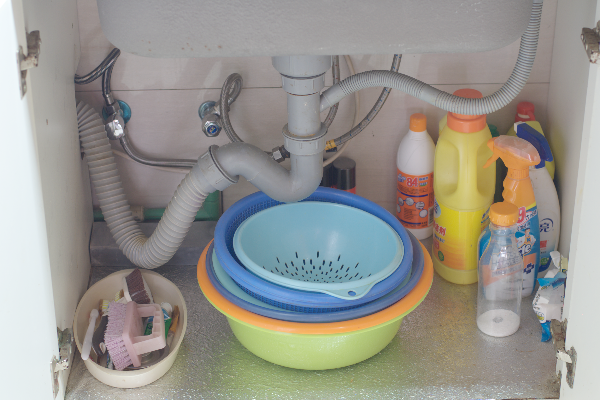
#> input picture 9week/img.png, 600 x 400 px, found by its file name
$ python filter2D_color.py
#> lines starting #> are read from the running program, lines starting #| are printed output that depends on the picture
import cv2
import numpy as np

ksize = int(input('Enter kernel size:'))
#> the answer given: 100
kernel = np.ones((ksize, ksize), np.float32)/(ksize*ksize)
ngain = float(input('Enter noise gain:'))
#> the answer given: 3

width = 600
height = 400

img_org = cv2.imread('img.png')
#> img_org is the input picture: shape (400, 600, 3); mean B, G, R 142.2, 148.5, 150.2
img = cv2.cvtColor(img_org, cv2.COLOR_BGR2YCrCb)
#> img: shape (400, 600, 3); mean of channels 0, 1, 2 148.3, 129.4, 124.6
Y, Cr, Cb = cv2.split(img)
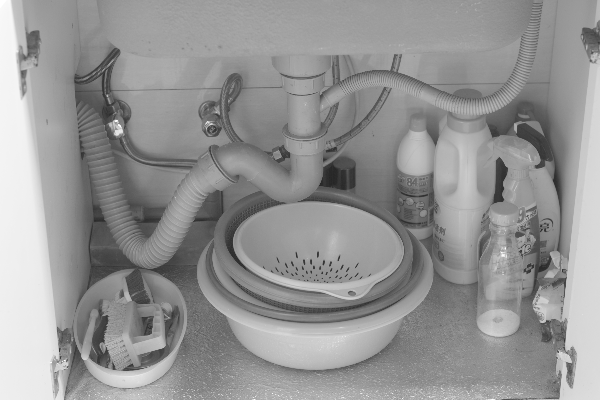
#> Y: shape (400, 600); min 37, max 255, mean 148.3
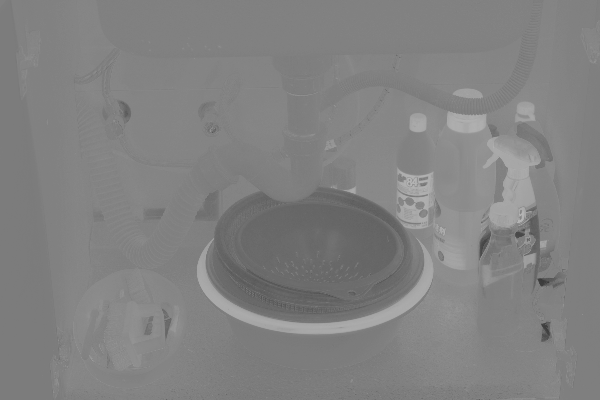
#> Cr: shape (400, 600); min 58, max 181, mean 129.4
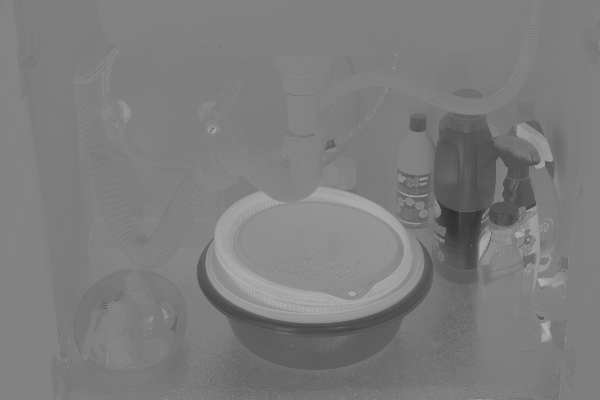
#> Cb: shape (400, 600); min 44, max 180, mean 124.6
noisy = np.clip(Y + np.random.random((height,width))*ngain, 0, 255).astype(np.uint8)
filtered = cv2.filter2D(noisy, -1, kernel)
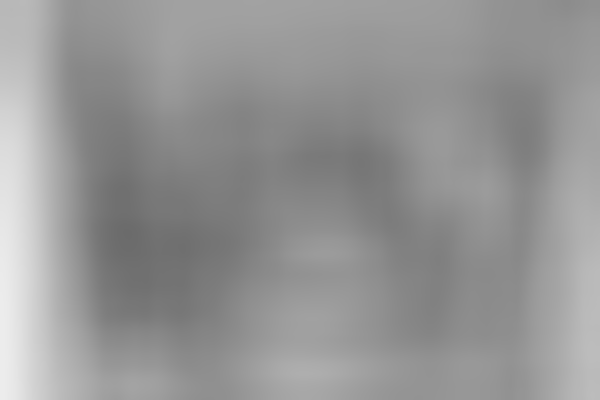
#> filtered: shape (400, 600); min 107, max 236, mean 149.3
cnoisy = cv2.cvtColor(cv2.merge((noisy,Cr,Cb)), cv2.COLOR_YCrCb2BGR)
cfiltered = cv2.cvtColor(cv2.merge((filtered,Cr,Cb)), cv2.COLOR_YCrCb2BGR)
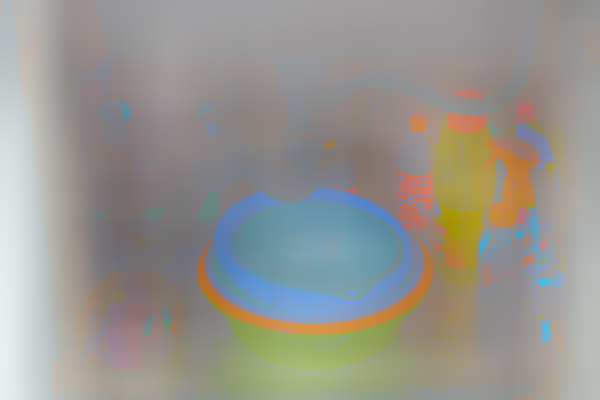
#> cfiltered: shape (400, 600, 3); mean B, G, R 143.2, 149.5, 151.2
cframe = np.hstack((img_org, cnoisy, cfiltered))
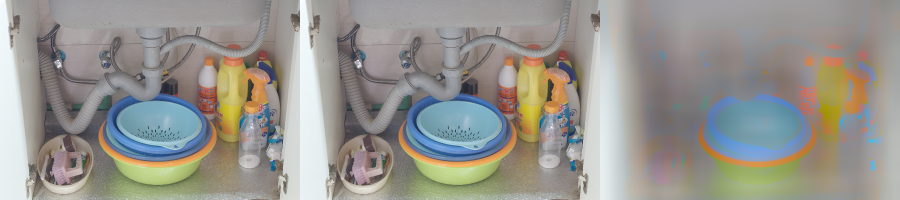
#> cframe: shape (400, 1800, 3) (shown at 1/2 size); mean B, G, R 142.9, 149.2, 150.8

cv2.imshow('Original, Noisy, Filtered', cframe)
cv2.waitKey()
